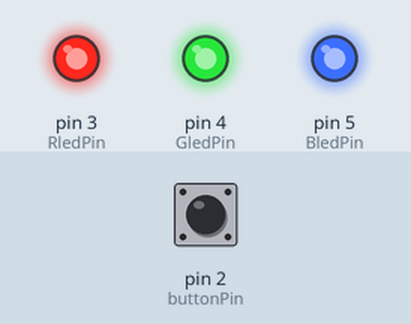
This sketch was run on a simulated Arduino Uno, built with avr-gcc and run on an emulated ATmega328P. Shown: output pins drawn as LEDs (lit = HIGH). The test bench sets the inputs (shaded band); at power-on: pin 2 (buttonPin) LOW.

Above: at 1.2 s.
1.3 s: pin 2 (buttonPin) pulled HIGH for 0.15 s
At 2.4 s:
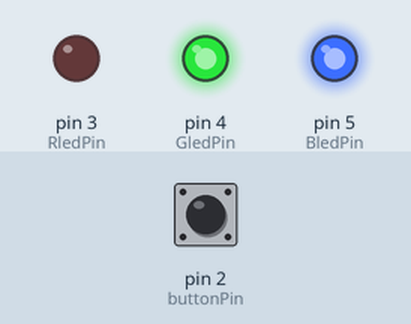
2.9 s: pin 2 (buttonPin) pulled HIGH for 1 s
At 3.6 s:
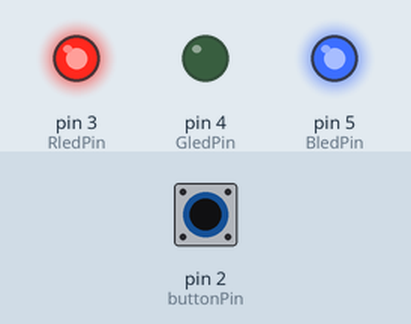
5.4 s: pin 2 (buttonPin) pulled HIGH for 0.15 s
At 6.6 s:
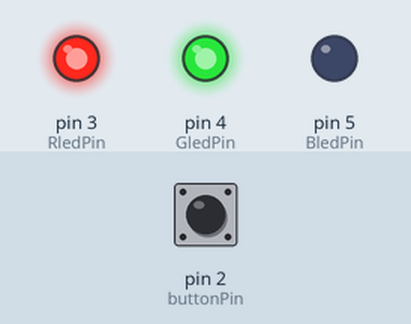
7.0 s: pin 2 (buttonPin) pulled HIGH for 3.2 s
At 7.9 s:
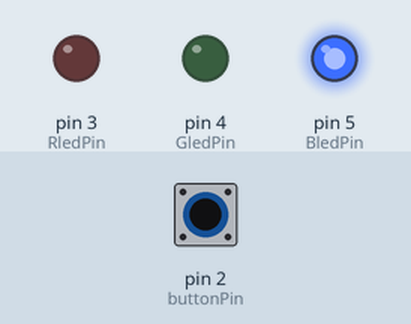
11.7 s: pin 2 (buttonPin) pulled HIGH for 0.15 s
At 12.7 s:
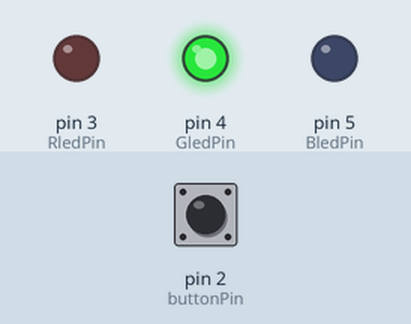
13.3 s: pin 2 (buttonPin) pulled HIGH for 1 s
At 13.9 s:
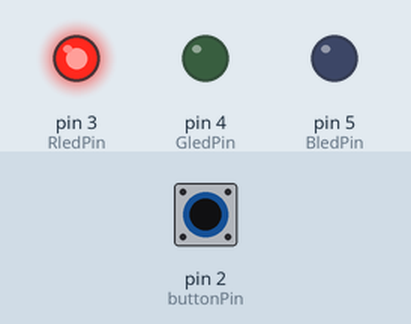
Timing chart, 0 to 16.3 s (numbered marks = the images above; inputs shaded):
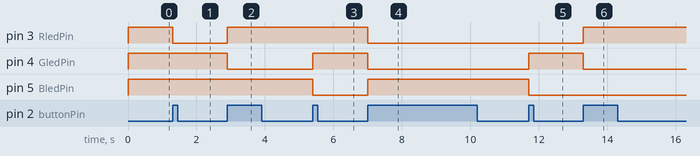

The sketch:

Blink_arduino.ino
```cpp
const int buttonPin = 2;   // the number of the pushbutton pin
const int RledPin = 3;     // the number of the R pin
const int GledPin = 4;     // the number of the G pin
const int BledPin = 5;     // the number of the B pin

// variables will change:
int buttonState = 0;       // variable for reading the pushbutton status
int ledcolor = 0;          // Color Counter
int ledState = LOW;        // Example state for blinking/control

bool ButtonPressed = false;// Whether the button is pressed

String currentcolor = "LED off";

void setup() {
  // initialize the LED pin as an output:
  pinMode(RledPin, OUTPUT);
  pinMode(GledPin, OUTPUT);
  pinMode(BledPin, OUTPUT);
  // initialize the pushbutton pin as an input:
  pinMode(buttonPin, INPUT);

  Serial.begin(9600);
}

void loop() {
  // read the state of the pushbutton value:
  buttonState = digitalRead(buttonPin);

  // Button click toggle logic (from Slide 31)
  if(buttonState == HIGH && !ButtonPressed) {
    ledcolor = ledcolor + 1;
    ButtonPressed = true;
  }

  if(buttonState == LOW && ButtonPressed){
    ButtonPressed = false;
  }

  // Color state machine (from Slide 46)
  if (ledcolor == 0) {
    currentcolor = "LED off";
    digitalWrite(RledPin, HIGH);
    digitalWrite(GledPin, HIGH);
    digitalWrite(BledPin, HIGH);
  }
  else if (ledcolor == 1) {
    currentcolor = "Red";
    if (ledState == LOW) {
      digitalWrite(RledPin, LOW);
      digitalWrite(GledPin, HIGH);
      digitalWrite(BledPin, HIGH);
    } else {
      digitalWrite(RledPin, HIGH);
      digitalWrite(GledPin, HIGH);
      digitalWrite(BledPin, HIGH);
    }
  }
  else if (ledcolor == 2) {
    currentcolor = "Green";
    if (ledState == LOW) {
      digitalWrite(RledPin, HIGH);
      digitalWrite(GledPin, LOW);
      digitalWrite(BledPin, HIGH);
    } else {
      digitalWrite(RledPin, HIGH);
      digitalWrite(GledPin, HIGH);
      digitalWrite(BledPin, HIGH);
    }
  }
  else if (ledcolor == 3) {
    currentcolor = "Blue";
    if (ledState == LOW) {
      digitalWrite(RledPin, HIGH);
      digitalWrite(GledPin, HIGH);
      digitalWrite(BledPin, LOW);
    } else {
      digitalWrite(RledPin, HIGH);
      digitalWrite(GledPin, HIGH);
      digitalWrite(BledPin, HIGH);
    }
  }
  else if (ledcolor == 4) {
    currentcolor = "Yellow";
    if (ledState == LOW) {
      digitalWrite(RledPin, LOW);
      digitalWrite(GledPin, LOW);
      digitalWrite(BledPin, HIGH);
    } else {
      digitalWrite(RledPin, HIGH);
      digitalWrite(GledPin, HIGH);
      digitalWrite(BledPin, HIGH);
    }
  }
  else if (ledcolor == 5) {
    currentcolor = "Purple";
    if (ledState == LOW) {
      digitalWrite(RledPin, LOW);
      digitalWrite(GledPin, HIGH);
      digitalWrite(BledPin, LOW);
    } else {
      digitalWrite(RledPin, HIGH);
      digitalWrite(GledPin, HIGH);
      digitalWrite(BledPin, HIGH);
    }
  }
  else if (ledcolor == 6) {
    currentcolor = "Cyan";
    if (ledState == LOW) {
      digitalWrite(RledPin, HIGH);
      digitalWrite(GledPin, LOW);
      digitalWrite(BledPin, LOW);
    } else {
      digitalWrite(RledPin, HIGH);
      digitalWrite(GledPin, HIGH);
      digitalWrite(BledPin, HIGH);
    }
  }
  else if (ledcolor == 7) {
    currentcolor = "White";
    if (ledState == LOW) {
      digitalWrite(RledPin, LOW);
      digitalWrite(GledPin, LOW);
      digitalWrite(BledPin, LOW);
    } else {
      digitalWrite(RledPin, HIGH);
      digitalWrite(GledPin, HIGH);
      digitalWrite(BledPin, HIGH);
    }
  }
  else if (ledcolor == 8) {
    ledcolor = 0;
  }
}
```

Measured:
- after the input at 1.3 s, pin 3 (RledPin): HIGH → LOW at once
- after the input at 2.9 s, pin 3 (RledPin): LOW → HIGH at once; pin 4 (GledPin): HIGH → LOW at once
- after the input at 5.4 s, pin 4 (GledPin): LOW → HIGH at once; pin 5 (BledPin): HIGH → LOW at once
- after the input at 7.0 s, pin 3 (RledPin), pin 4 (GledPin): HIGH → LOW at once; pin 5 (BledPin): LOW → HIGH at once
- after the input at 11.7 s, pin 4 (GledPin): LOW → HIGH at once; pin 5 (BledPin): HIGH → LOW at once
- after the input at 13.3 s, pin 3 (RledPin): LOW → HIGH at once; pin 4 (GledPin): HIGH → LOW at once
